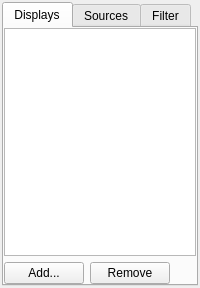
<?xml version="1.0" encoding="UTF-8"?>
<ui version="4.0">
 <class>ScenarioWidget</class>
 <widget class="QWidget" name="ScenarioWidget">
  <property name="geometry">
   <rect>
    <x>0</x>
    <y>0</y>
    <width>200</width>
    <height>288</height>
   </rect>
  </property>
  <property name="windowTitle">
   <string>Form</string>
  </property>
  <layout class="QVBoxLayout" name="verticalLayout_2">
   <property name="margin">
    <number>2</number>
   </property>
   <item>
    <widget class="QTabWidget" name="tabWidget">
     <property name="currentIndex">
      <number>0</number>
     </property>
     <widget class="QWidget" name="tabDisplays">
      <attribute name="title">
       <string>Displays</string>
      </attribute>
      <layout class="QVBoxLayout" name="verticalLayout">
       <property name="margin">
        <number>0</number>
       </property>
       <item>
        <widget class="ScenarioView" name="treeView"/>
       </item>
       <item>
        <layout class="QHBoxLayout" name="horizontalLayout">
         <item>
          <widget class="QPushButton" name="addButton">
           <property name="text">
            <string>Add...</string>
           </property>
          </widget>
         </item>
         <item>
          <widget class="QPushButton" name="removeButton">
           <property name="text">
            <string>Remove</string>
           </property>
          </widget>
         </item>
         <item>
          <spacer name="horizontalSpacer">
           <property name="orientation">
            <enum>Qt::Horizontal</enum>
           </property>
           <property name="sizeHint" stdset="0">
            <size>
             <width>40</width>
             <height>20</height>
            </size>
           </property>
          </spacer>
         </item>
        </layout>
       </item>
      </layout>
     </widget>
     <widget class="QWidget" name="tabSources">
      <attribute name="title">
       <string>Sources</string>
      </attribute>
      <layout class="QVBoxLayout" name="verticalLayout_3">
       <property name="margin">
        <number>0</number>
       </property>
       <item>
        <widget class="ScenarioFrameView" name="frameView"/>
       </item>
      </layout>
     </widget>
     <widget class="QWidget" name="tabFilter">
      <attribute name="title">
       <string>Filter</string>
      </attribute>
      <layout class="QVBoxLayout" name="verticalLayout_4">
       <property name="margin">
        <number>0</number>
       </property>
       <item>
        <widget class="FilterWidget" name="frame_filter" native="true"/>
       </item>
      </layout>
     </widget>
    </widget>
   </item>
  </layout>
 </widget>
 <customwidgets>
  <customwidget>
   <class>ScenarioView</class>
   <extends>QTreeView</extends>
   <header>steamshovel/ScenarioWidget.h</header>
  </customwidget>
  <customwidget>
   <class>ScenarioFrameView</class>
   <extends>QTreeView</extends>
   <header>steamshovel/ScenarioWidget.h</header>
  </customwidget>
  <customwidget>
   <class>FilterWidget</class>
   <extends>QWidget</extends>
   <header>steamshovel/FilterWidget.h</header>
  </customwidget>
 </customwidgets>
 <resources/>
 <connections/>
</ui>
